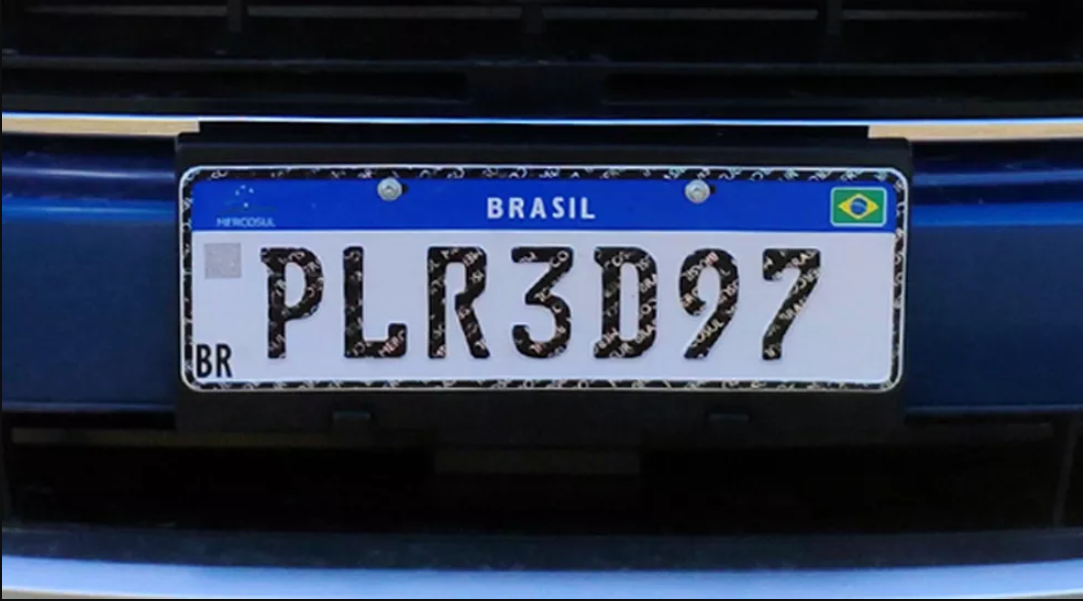
#> input picture app/placa_carro1.png, 1083 x 601 px
$ jupyter execute teste.ipynb
#> lines starting #> are read from the running program, lines starting #| are printed output that depends on the picture; after the words box and inside, x2 and y2 are one past the last pixel; in counts of white or black regions, pixels touching at a corner belong together
[cell 1]
import cv2
import matplotlib.pyplot as plt
import matplotlib.image as mpimg
import numpy as np
from numba import jit

[cell 2]
# Função 1

# # Receber imagem
# # colocar bordas
# # Retorna a imagem com bordas

# Função 2
# # Receber a imagem cinza com bordas
# # Criar a lista de Kernels
# # retorna a lista de Kernels

# Função 3
# # Receber a lista de Kernels
# # Gerar de cada kernel um valor de média
# # Colocar cada resultado na nova matriz

[cell 3]
# Receber imagem Original
# Mudar para tons de cinza

def image_to_gray(image):
    image_gray = np.zeros((len(image), len(image[0])),dtype=np.uint8)

    for i in range(len(image)):
        for j in range(len(image[0])):
            image_gray[i][j] = (int( image[i][j][0] )+ int(image[i][j][1] )+ int(image[i][j][2] ) )/ len(image[0][0])

    return image_gray


# Recebe em tons de cinza
# Colocar Borda na imagem

def zero_box(image, kernel=3):

    var = int((kernel - 1) / 2)
    mask_zeros = np.zeros((len(image) + kernel - 1, len(image[0]) + kernel - 1), dtype=np.uint8) # cria a borda de zeros
    mask_zeros[var:len(image) + var, var:len(image[0]) + var] = image # sobrepoe a imagem sentralizada na matriz

    return mask_zeros


# Recebe a Imagem com as bordas
# Cria a Lista de Kernels

def slice_image(image_in_box, kernel):

    borda = int((kernel-1)/2)

    input_blur = image_in_box

    var  = kernel - borda

    slice_list = []

    for i in range(len(image_in_box)): #linhas
        for j in range(len(image_in_box[0])): #colunas

            if (i >= borda and i < (len(image_in_box) -borda))  and ( j >= borda and j < len(image_in_box[0]) -borda):

                slice = image_in_box[i-borda:i+var, j-borda:j+var]

                slice_list.append(slice)

    return slice_list

# Recebe a Lista de Kernels
# Gerar a Lista dos cálculos

def calc_slice_averages(slice_list):

    results = []
    for i in slice_list:
        average = np.mean(i)
        results.append(average)
    return results


def build_thresh_adapt(results,image, c):
    '''
    entrar com imagem já inserida em uma matriz com bordas
    kernel determina a borda da imagem

    retorna o resultado com as bordas da matriz
    '''
    adapted_image = np.array(results).reshape(image.shape).astype(np.uint8)

    m_suporte = np.zeros((len(image), len(image[0])),dtype=np.uint8)

    for i in range(len(m_suporte)):
        for j in range(len(m_suporte[0])):

            if image[i][j]< adapted_image[i][j] - c:
                m_suporte[i][j] = 0
            else:
                m_suporte[i][j] = 255

    return m_suporte

# Recebe a Lista de Valores
# Retornar ums nova imagem nas dimensões da original

def build_image(results,image):

    blurred_image = np.array(results).reshape(image.shape).astype(np.uint8)

    return blurred_image

# receber imagem em tons de cinza
# retornar imagem limiarizada

def image_threshold(image, limiar):

    input_limiar = np.zeros((len(image), len(image[0])),dtype=np.uint8)

    for i in range(len(image)):
        for j in range(len(image[0])):

            if image[i][j] <= limiar:
                input_limiar[i][j] = 0
            else:
                input_limiar[i][j] = 255

    return input_limiar

[cell 4]
imagem_placa = cv2.imread('placa_carro1.png')
#> imagem_placa is the input picture: shape (601, 1083, 3); mean B, G, R 77, 54.9, 44.6
imagem_placa = cv2.cvtColor(imagem_placa,cv2.COLOR_BGR2RGB)
plt.imshow(imagem_placa)
plt.axis('off')
plt.show()

input = imagem_placa
linhas = len(input)
#> linhas = 601
colunas = len(input[0])
#> colunas = 1083
cor = len(input[0][0])
#> cor = 3
print(' largura {} altura {}  em pixels canais {} ' . format(colunas, linhas, cor))
#|  largura 1083 altura 601  em pixels canais 3

Gray

Blur

[cell 5]
k = 7

tonsdecinza = image_to_gray(input)
#> in image_to_gray, `image_gray = np.zeros((len(image), len(image[0])),dtype=np.uint8)`: image_gray: shape (601, 1083); every value is 0
#> after the loop in image_to_gray, `for i in range(len(image)):`:
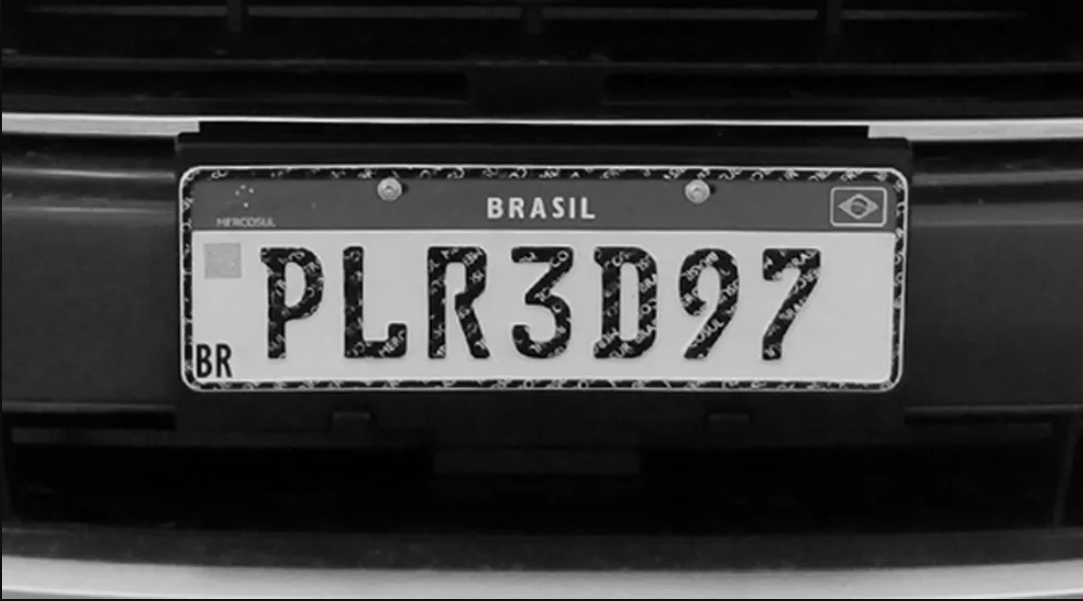
#> image_gray: shape (601, 1083); min 0, max 238, mean 58.5

box = zero_box(tonsdecinza,k)
#> in zero_box, `mask_zeros = np.zeros((len(image) + kernel - 1, len(image[0]) + kernel..`: mask_zeros: shape (607, 1089); every value is 0
#> in zero_box, `mask_zeros[var:len(image) + var, var:len(image[0]) + var] = image`:
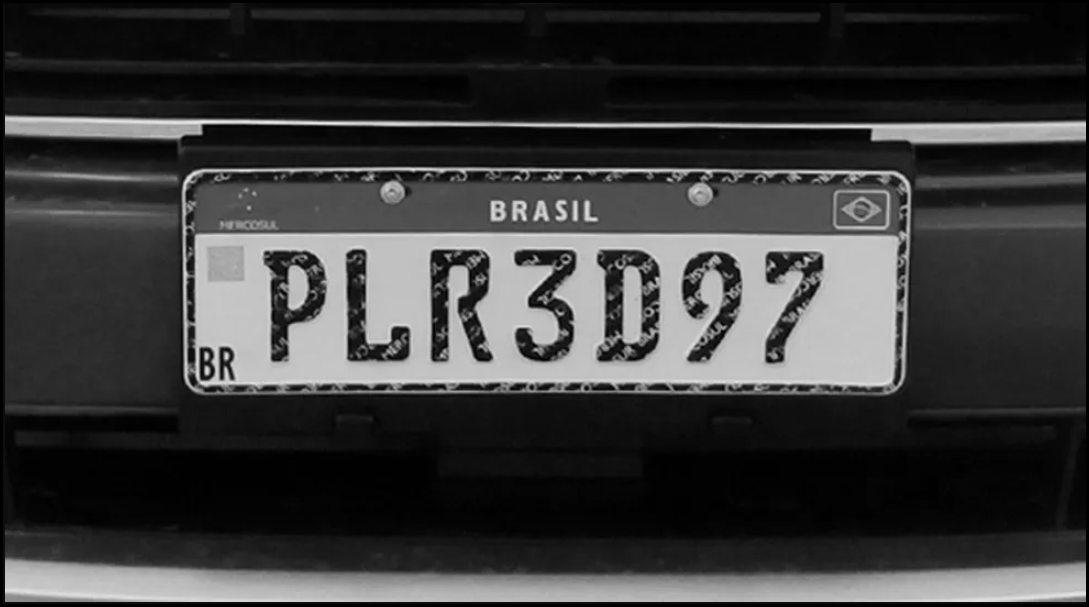
#> mask_zeros: shape (607, 1089); min 0, max 238, mean 57.6

fatias = slice_image(box,k)
#> after the loop in slice_image, `for i in range(len(image_in_box)):`: slice_list = 650883 items
#> fatias = 650883 items

listademediasdaimagem = calc_slice_averages(fatias)
#> the loop in calc_slice_averages, `for i in slice_list:` made 650883 passes
#> average on passes 1 to 3: 2.92, 3.57, 4.45
#> listademediasdaimagem = 650883 items

blur_slice = build_image(listademediasdaimagem,tonsdecinza)
#> in build_image, `blurred_image = np.array(results).reshape(image.shape).astype(np.uint8)`:
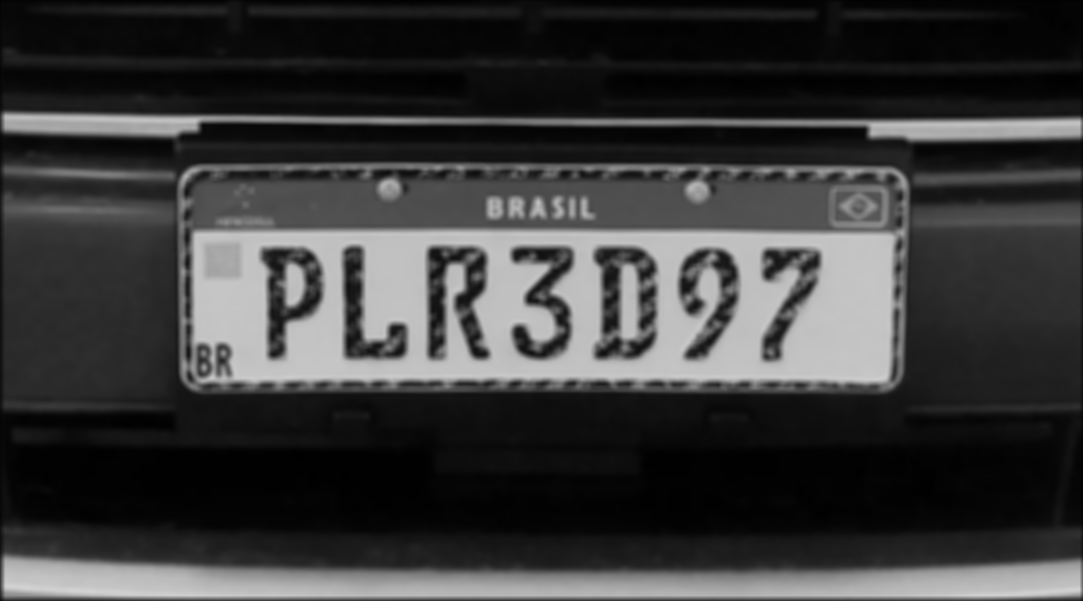
#> blurred_image: shape (601, 1083); min 0, max 210, mean 57.9

[cell 6]
plt.imshow(blur_slice, cmap='gray')
plt.axis('off')
plt.show()

Limiarização

[cell 7]
l = 120
limiarized = image_threshold(tonsdecinza,l)
#> after the loop in image_threshold, `for i in range(len(image)):`:
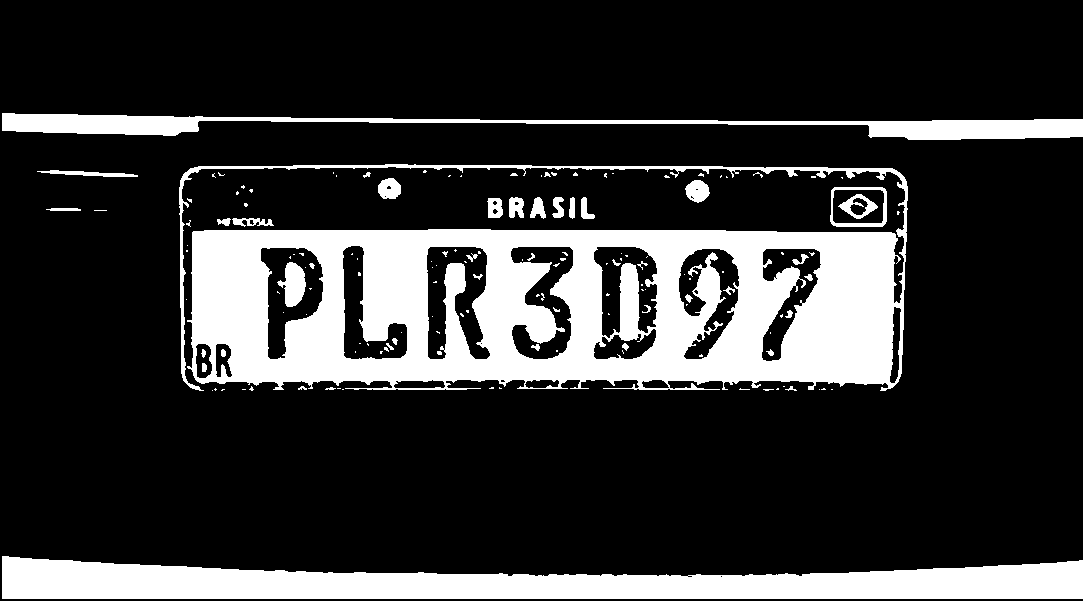
#> input_limiar: shape (601, 1083); 20.3% white; 148 white regions (105 under 20 px), largest, box (x1, y1, x2, y2) and area: (179, 164, 908, 391) 84797, (2, 556, 1083, 599) 31415, (2, 113, 1083, 140) 10268

[cell 8]
print('Original')
plt.imshow(limiarized, cmap='gray')
plt.axis('off')
plt.show()

Adaptativo

[cell 9]
j = 7
const_c = 10
# imagem em tons de cinza
tonsdecinza_2 = image_to_gray(input)
# inserir borda
box_2 = zero_box(tonsdecinza_2,j)
# Gerar os kernels de cálculo
kernels_2 = slice_image(box_2, j)
#> kernels_2 = 650883 items
# Calcular
kern_calc_c = calc_slice_averages(kernels_2)
#> the loop in calc_slice_averages (call 2), `for i in slice_list:` made 650883 passes
#> kern_calc_c = 650883 items
# construir uma nova imagem
tr_adapt = build_thresh_adapt(kern_calc_c,tonsdecinza_2, const_c)
#> after the loop in build_thresh_adapt, `for i in range(len(m_suporte)):`:
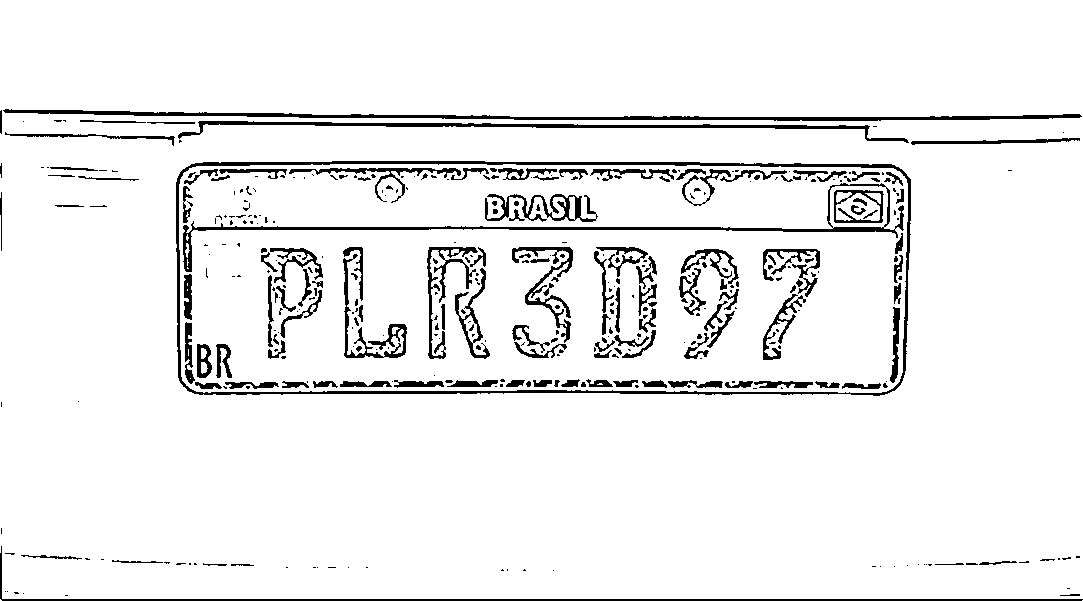
#> m_suporte: shape (601, 1083); 93.5% white; 385 black regions (233 under 20 px), largest, box (x1, y1, x2, y2) and area: (176, 161, 911, 396) 5329, (3, 109, 1082, 121) 3701, (183, 183, 904, 272) 2857

$ run again, with app/axial.jpg saved as app/placa_carro1.png
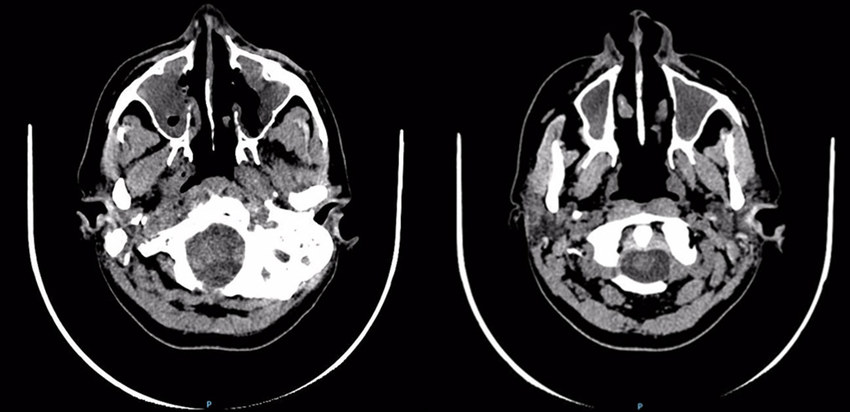
#> input picture app/axial.jpg, 850 x 412 px
#> imagem_placa is the input picture: shape (412, 850, 3); mean B, G, R 46.4, 44.2, 45.8
#> linhas = 412
#> colunas = 850
#> cor = 3
#|  largura 850 altura 412  em pixels canais 3
#> after the loop in slice_image, `for i in range(len(image_in_box)):`: slice_list = 350200 items
#> the loop in calc_slice_averages, `for i in slice_list:` made 350200 passes
#> average on passes 1 to 3: 0.327, 0.408, 0.49
#> after the loop in image_threshold, `for i in range(len(image)):`:
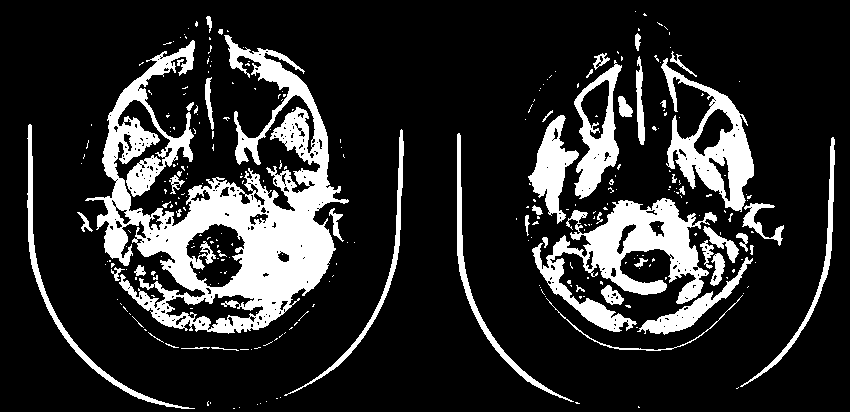
#> input_limiar: shape (412, 850); 17.6% white; 291 white regions (239 under 20 px), largest, box (x1, y1, x2, y2) and area: (85, 35, 349, 334) 29345, (532, 198, 717, 332) 8975, (661, 58, 754, 212) 5023
#> the loop in calc_slice_averages (call 2), `for i in slice_list:` made 350200 passes
#> after the loop in build_thresh_adapt, `for i in range(len(m_suporte)):`:
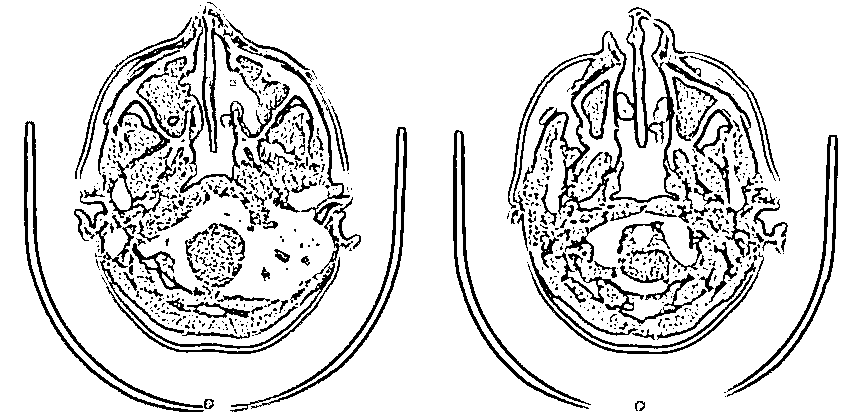
#> m_suporte: shape (412, 850); 86% white; black in thin lines or dots
